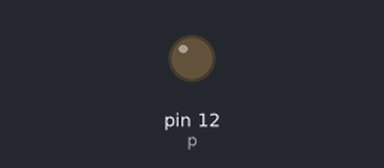
Simulated run of this program. Board: Raspberry Pi (header pin numbers). On the bench: output pins drawn as LEDs (lit = HIGH).

Above: at 0.05 s.
At 0.5 s:
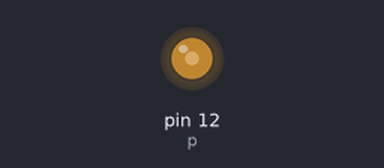
At 0.95 s:
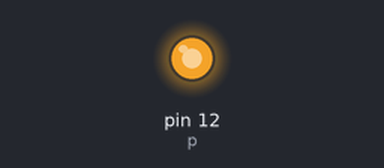
At 1.85 s:
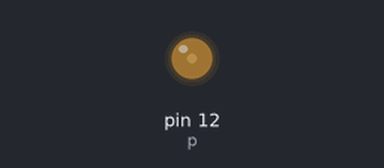
Timing chart, 0 to 4.6 s (numbered marks = the images above):
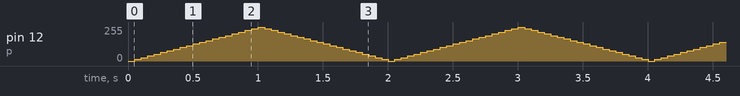

The program:

ledFade.py
```python
# RPi Demo using PWM
# Fades an LED in and out
from time import sleep
import RPi.GPIO as GPIO
GPIO.setmode(GPIO.BOARD)
GPIO.setup(12, GPIO.OUT)
p = GPIO.PWM(12, 100)   # starting frequency
p.start(30)         # starting duty cycle
p.ChangeDutyCycle(80)
p.ChangeFrequency(1000)
duty_cycle = 0
for count in range(40):     # loop for how many times you want program to run
    if count % 2 == 0:      # every other time...
        duty_cycle_inc = 5  # fade in LED
    else:
        duty_cycle_inc = -5 # fade out LED
    for i in range(20):     # loop to change duty cycle and pause for viewing
        p.ChangeDutyCycle(duty_cycle)
        sleep(.05)          # 15 ms
        duty_cycle += duty_cycle_inc
input("Press return to stop: ")
p.stop()
GPIO.cleanup()
```
